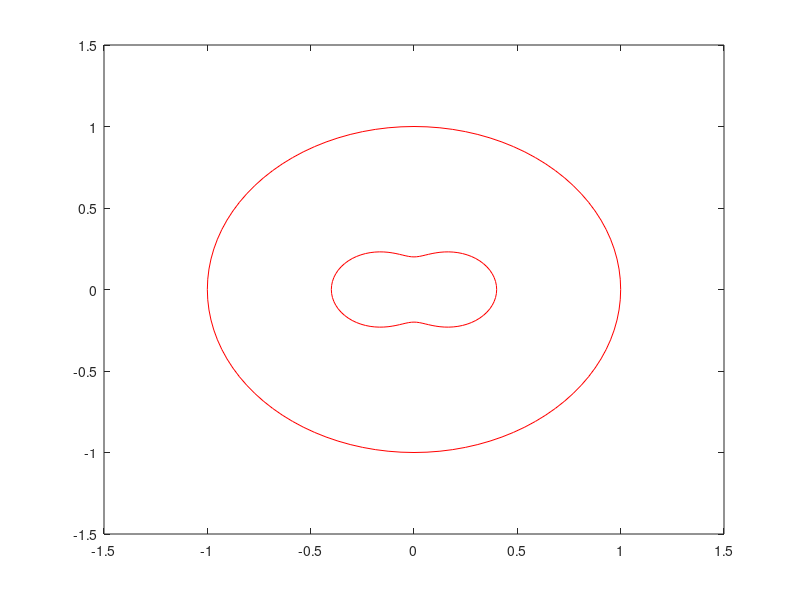

The MATLAB script that drew this image:
a=0:2*pi/100:2*pi;
x1=cos(a);y1=sin(a);
x2=0.02*cos(a);y2=0.02*sin(a);
plot(x1,y1,'r')
axis([-1.5 1.5 -1.5 1.5])
hold on
r=0.5*(0.8.*sqrt((cos(a)).^2+0.25.*(sin(a)).^2));
x4=-0.0+r.*cos(a);y4=0.0+r.*sin(a);
plot(x4,y4,'r-')
